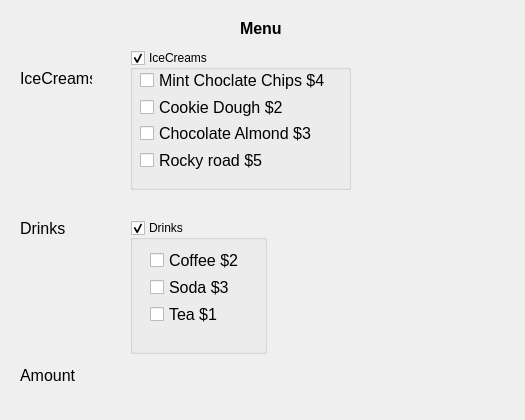
<?xml version="1.0" encoding="UTF-8"?>
<ui version="4.0">
 <class>Dialog</class>
 <widget class="QDialog" name="Dialog">
  <property name="geometry">
   <rect>
    <x>0</x>
    <y>0</y>
    <width>525</width>
    <height>420</height>
   </rect>
  </property>
  <property name="windowTitle">
   <string>Dialog</string>
  </property>
  <widget class="QLabel" name="label">
   <property name="geometry">
    <rect>
     <x>240</x>
     <y>20</y>
     <width>71</width>
     <height>16</height>
    </rect>
   </property>
   <property name="font">
    <font>
     <pointsize>12</pointsize>
     <weight>75</weight>
     <bold>true</bold>
    </font>
   </property>
   <property name="text">
    <string>Menu</string>
   </property>
  </widget>
  <widget class="QLabel" name="label_2">
   <property name="geometry">
    <rect>
     <x>20</x>
     <y>70</y>
     <width>72</width>
     <height>16</height>
    </rect>
   </property>
   <property name="font">
    <font>
     <pointsize>12</pointsize>
    </font>
   </property>
   <property name="text">
    <string>IceCreams</string>
   </property>
  </widget>
  <widget class="QLabel" name="label_3">
   <property name="geometry">
    <rect>
     <x>20</x>
     <y>220</y>
     <width>72</width>
     <height>16</height>
    </rect>
   </property>
   <property name="font">
    <font>
     <pointsize>12</pointsize>
    </font>
   </property>
   <property name="text">
    <string>Drinks</string>
   </property>
  </widget>
  <widget class="QLabel" name="labelAmount">
   <property name="geometry">
    <rect>
     <x>20</x>
     <y>360</y>
     <width>481</width>
     <height>31</height>
    </rect>
   </property>
   <property name="font">
    <font>
     <pointsize>12</pointsize>
    </font>
   </property>
   <property name="text">
    <string>Amount</string>
   </property>
  </widget>
  <widget class="QGroupBox" name="groupBoxIceCreams">
   <property name="geometry">
    <rect>
     <x>130</x>
     <y>50</y>
     <width>221</width>
     <height>140</height>
    </rect>
   </property>
   <property name="title">
    <string>IceCreams</string>
   </property>
   <property name="checkable">
    <bool>true</bool>
   </property>
   <widget class="QWidget" name="">
    <property name="geometry">
     <rect>
      <x>10</x>
      <y>20</y>
      <width>201</width>
      <height>100</height>
     </rect>
    </property>
    <layout class="QVBoxLayout" name="verticalLayout">
     <item>
      <widget class="QCheckBox" name="checkBoxChips">
       <property name="font">
        <font>
         <pointsize>12</pointsize>
        </font>
       </property>
       <property name="text">
        <string>Mint Choclate Chips $4</string>
       </property>
      </widget>
     </item>
     <item>
      <widget class="QCheckBox" name="checkBoxCookie">
       <property name="font">
        <font>
         <pointsize>12</pointsize>
        </font>
       </property>
       <property name="text">
        <string>Cookie Dough $2</string>
       </property>
      </widget>
     </item>
     <item>
      <widget class="QCheckBox" name="checkBoxChocolate">
       <property name="font">
        <font>
         <pointsize>12</pointsize>
        </font>
       </property>
       <property name="text">
        <string>Chocolate Almond $3</string>
       </property>
      </widget>
     </item>
     <item>
      <widget class="QCheckBox" name="checkBoxRockyRoad">
       <property name="font">
        <font>
         <pointsize>12</pointsize>
        </font>
       </property>
       <property name="text">
        <string>Rocky road $5</string>
       </property>
      </widget>
     </item>
    </layout>
   </widget>
  </widget>
  <widget class="QGroupBox" name="groupBoxDrinks">
   <property name="geometry">
    <rect>
     <x>130</x>
     <y>220</y>
     <width>137</width>
     <height>134</height>
    </rect>
   </property>
   <property name="title">
    <string>Drinks</string>
   </property>
   <property name="checkable">
    <bool>true</bool>
   </property>
   <widget class="QWidget" name="">
    <property name="geometry">
     <rect>
      <x>20</x>
      <y>30</y>
      <width>97</width>
      <height>74</height>
     </rect>
    </property>
    <layout class="QVBoxLayout" name="verticalLayout_2">
     <item>
      <widget class="QCheckBox" name="checkBoxCoffee">
       <property name="font">
        <font>
         <pointsize>12</pointsize>
        </font>
       </property>
       <property name="text">
        <string>Coffee $2</string>
       </property>
      </widget>
     </item>
     <item>
      <widget class="QCheckBox" name="checkBoxSoda">
       <property name="font">
        <font>
         <pointsize>12</pointsize>
        </font>
       </property>
       <property name="text">
        <string>Soda $3</string>
       </property>
      </widget>
     </item>
     <item>
      <widget class="QCheckBox" name="checkBoxTea">
       <property name="font">
        <font>
         <pointsize>12</pointsize>
        </font>
       </property>
       <property name="text">
        <string>Tea $1</string>
       </property>
      </widget>
     </item>
    </layout>
   </widget>
  </widget>
 </widget>
 <resources/>
 <connections/>
</ui>
